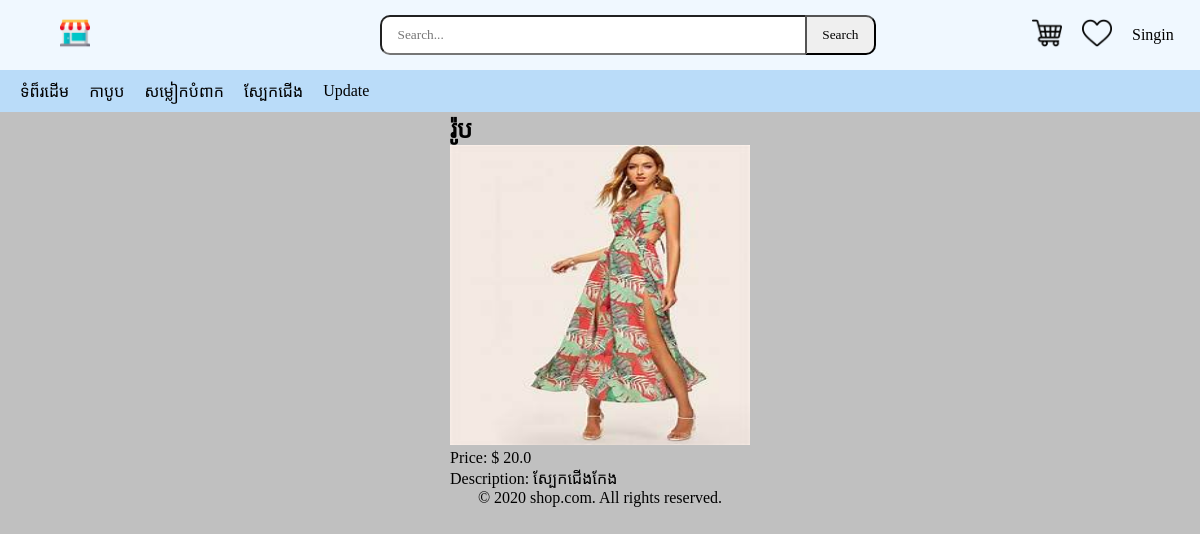
The page /shop/products/3 on the database its author committed.
### shop/models.py (models this page shows, shortened)
class Catagory(models.Model):
    name = models.CharField(max_length=255)

class product(models.Model):
    name = models.CharField(max_length=255)
    catagory = models.ForeignKey(Catagory, on_delete=models.CASCADE)
    price = models.FloatField()
    valume = models.CharField(max_length=10)
    disciptions = models.CharField(max_length=255)
    img = models.ImageField(upload_to='img/')

### shop/views.py (the view)
# urls.py: path('products/<int:id>', views.product_detail, name='product_detail'),
def product_detail(request,id):
    catagories = Catagory.objects.order_by('name')
    products = product.objects.get(id=id)
    return render(request,'shop/product_detail.html' ,{'product':products ,'catagories':catagories})

### shop/templates/shop/product_detail.html
{% extends "shop/index.html" %} {% block body %}
<div class="product">
  <h2>{{ product.name }}</h2>
  <img
    src="{{ product.img.url }}"
    alt="{{ product.name }}"
    width="300px"
    height="300px"
  />
  <p>Price: $ {{ product.price}}</p>
  <p>Description: {{ product.disciptions}}</p>
</div>
{% endblock %}

### shop/templates/shop/navs.html (shortened to what this page needs)
<!DOCTYPE html>
{% load static %}
<html lang="en">
  <head>
    <link rel="stylesheet" href="{% static 'css/navs.css' %}" />
  </head>
  <body>
    <a href="{% url 'home' %}" id="link">ទំព៏រដើម</a>
    {% for x in catagories %}
    <a href="{% url 'catagories' id=x.id %}">{{ x.name }}</a>
    {% endfor %}
    <a href="{% url 'update' %}">Update</a>
  </body>
</html>

### shop/static/css/style.css (style rules this page uses)
* { box-sizing: border-box; font-family: Khmer OS Battambang; margin: 0; padding: 0; }
body { background-color: rgba(132, 132, 132, 0.507); }

### shop/static/css/navs.css (style rules this page uses)
a { text-decoration: none; color: black; padding-left: 20px; }

### rows shown on the page
Catagory: name "កាបូប"
Catagory: name "សម្លៀកបំពាក"
Catagory: name "ស្បែកជើង"
product: name "រ៉ូប", img (picture), price "20.0", disciptions "ស្បែកជើងកែង"
